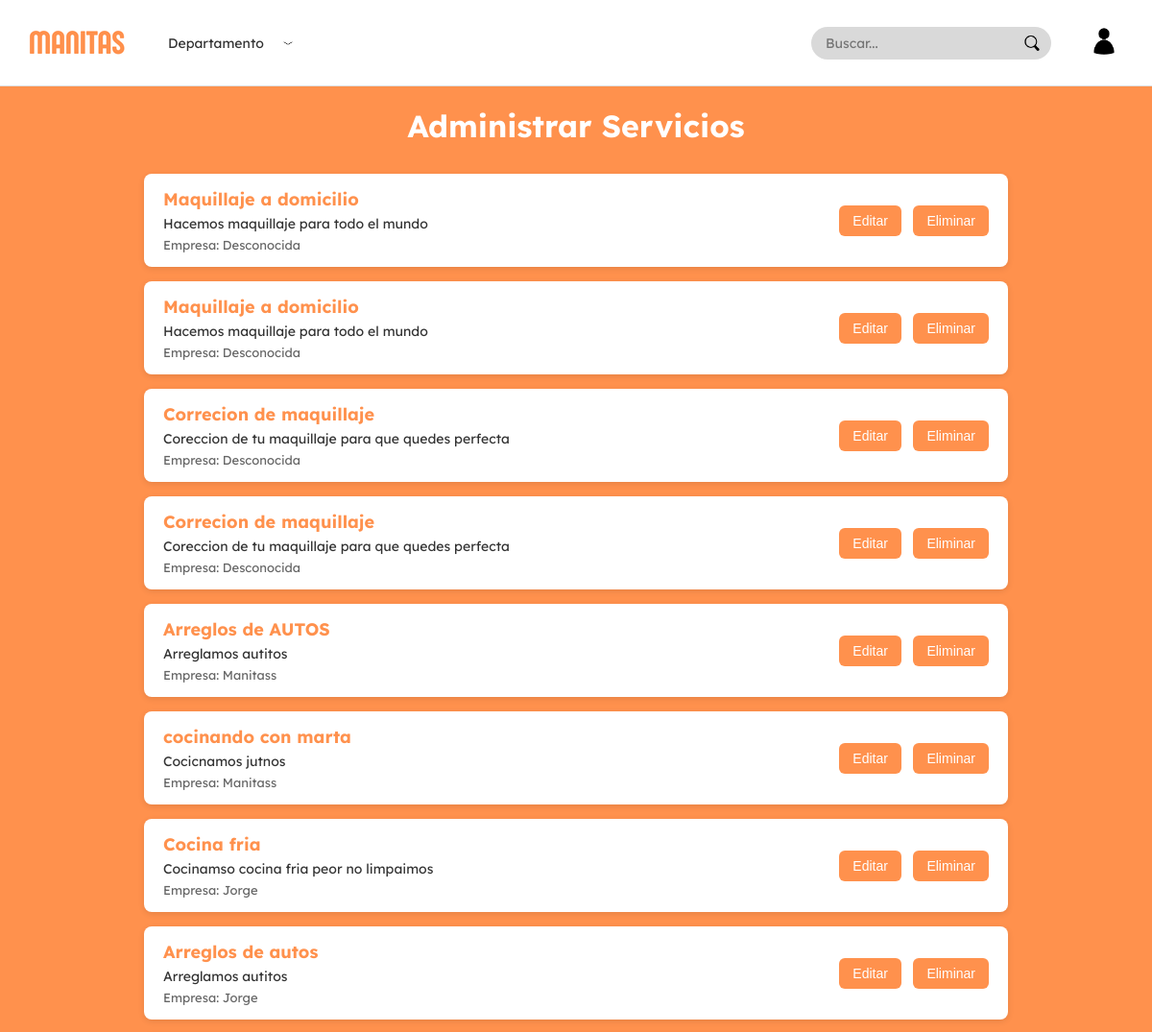
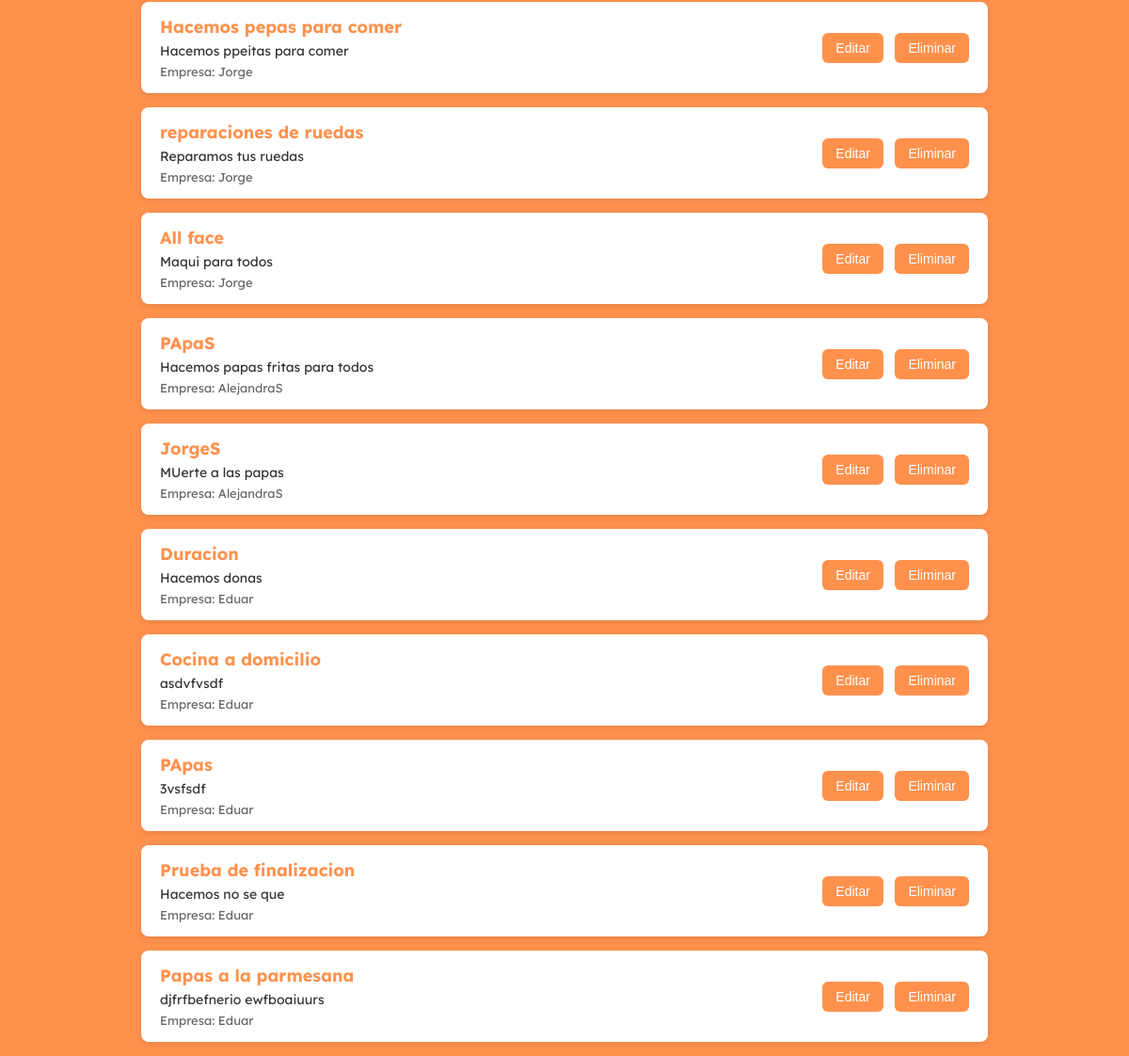
Before: /apps/VIstas/paginas/administrador/admin_servicios.php with the older database file (2 pictures, top to bottom).
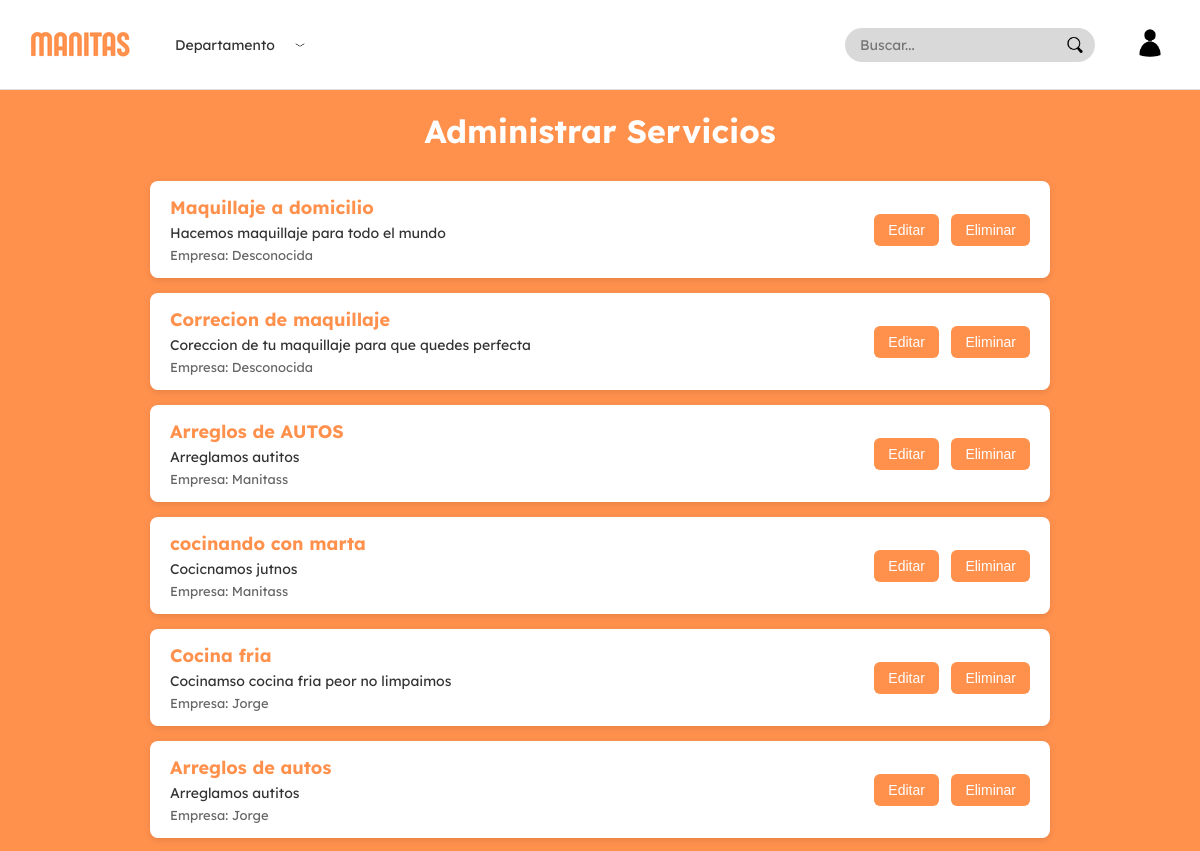
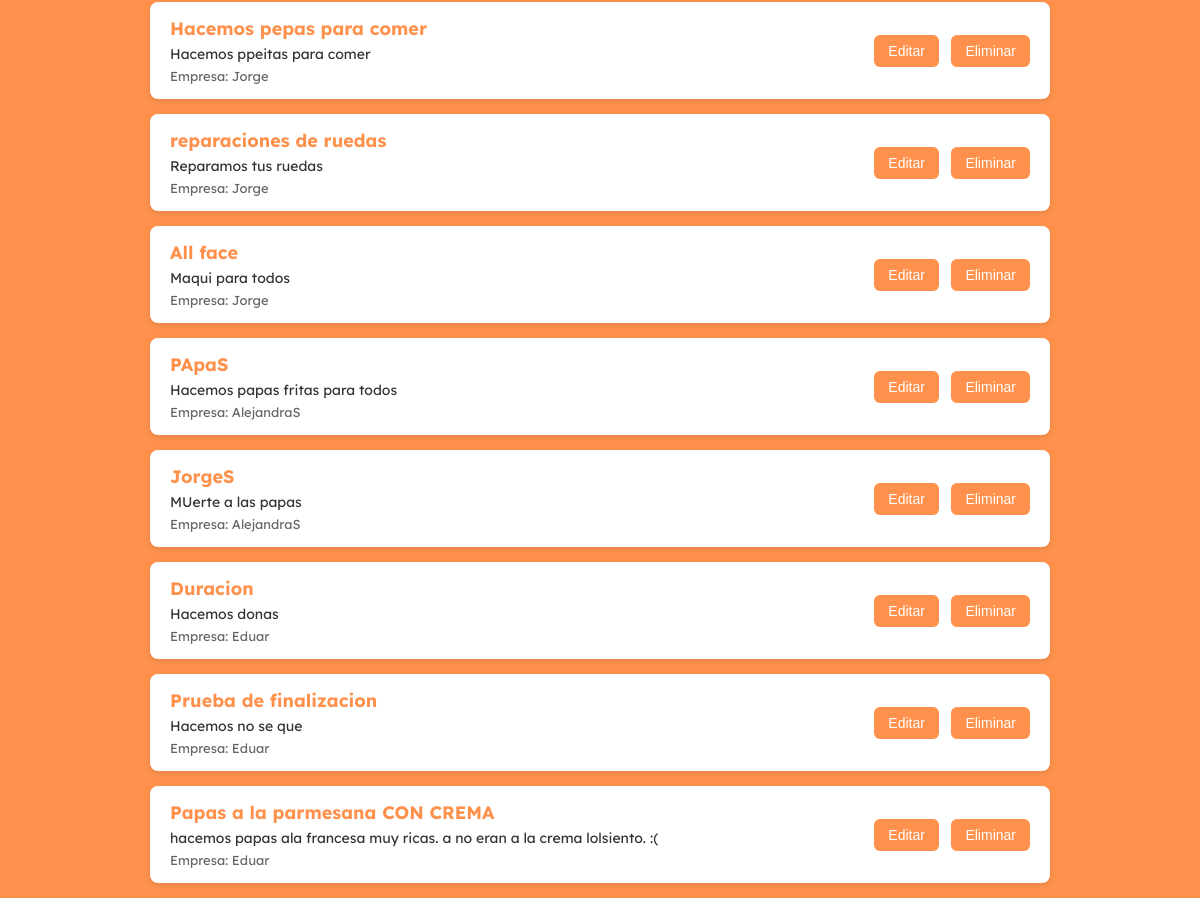
After: the same page with the newer database file (2 pictures, top to bottom).
### tables this page shows
CREATE TABLE `servicio` (
  `IdServicio` int NOT NULL AUTO_INCREMENT,
  `Titulo` varchar(100) NOT NULL,
  `Categoria` enum('Hogar','Autos','Belleza','Cuidado de niños','Digital','Cocina','Salud','Mascotas','Eventos','Educación','Transporte','Arte y Cultura') NOT NULL,
  `Descripcion` varchar(500) DEFAULT NULL,
  `Precio` int NOT NULL,
  `imagen` varchar(255) DEFAULT NULL,
  `departamento` varchar(255) NOT NULL DEFAULT '',
  `Duracion` decimal(3,1) NOT NULL,
  PRIMARY KEY (`IdServicio`),
  CONSTRAINT `chk_precio` CHECK ((`Precio` >= 0))
);

### apps/Controlador/administrador/MostrarServiciosControlador.php (called while the page is built, shortened)
<?php
require_once($_SERVER['DOCUMENT_ROOT'] . '/Proyecto/apps/modelos/Servicio.php');
require_once($_SERVER['DOCUMENT_ROOT'] . '/Proyecto/apps/modelos/Empresa.php');
require_once($_SERVER['DOCUMENT_ROOT'] . '/Proyecto/apps/modelos/Brinda.php');
class ServiciosAdminControlador {
    private $conn;
    public function __construct($conn) {
        $this->conn = $conn;
    }
    public function obtenerServiciosConEmpresa() {
        $sql = "SELECT * FROM servicio";
        $resultado = $this->conn->query($sql);
        $servicios = [];
        if ($resultado) {
            while ($row = $resultado->fetch_assoc()) {
                $servicio = new Servicio(
                    $row['IdServicio'] ?? null,
                    $row['Titulo'] ?? '',
                    $row['Categoria'] ?? '',
                    $row['Descripcion'] ?? '',
                    $row['Precio'] ?? 0,
                    $row['departamento'] ?? '',
                    $row['imagen'] ?? '',
                    $row['Duracion'] ?? 0
                );
                $idEmpresa = Brinda::obtenerIdEmpresaPorServicio($this->conn, $servicio->getIdServicio());
                $empresaObj = $idEmpresa ? Empresa::obtenerPorId($this->conn, $idEmpresa) : null;
                $nombreEmpresa = $empresaObj ? $empresaObj->getNombreEmpresa() : 'Desconocida';
                $servicios[] = [
                    'servicio' => $servicio,
                    'empresa' => $nombreEmpresa
                ];
            }
        }
        return $servicios;
    }
}
?>

### apps/Modelos/Servicio.php (called while the page is built, shortened)
<?php
class Servicio {
    private $idServicio;
    private $titulo;
    private $categoria;
    private $descripcion;
    private $precio;
    private $departamento;
    private $imagen;
    private $duracion;
    public function __construct(
        $idServicio = null,
        $titulo = '',
        $categoria = '',
        $descripcion = '',
        $precio = 0,
        $departamento = '',
        $imagen = '',
        $duracion = 0
    ) {
        $this->idServicio = $idServicio;
        $this->titulo = $titulo;
        $this->categoria = $categoria;
        $this->descripcion = $descripcion;
        $this->precio = $precio;
        $this->departamento = $departamento;
        $this->imagen = $imagen;
        $this->duracion = $duracion;
    }
    public function getIdServicio() { return $this->idServicio; }
    public function getTitulo() { return $this->titulo; }
    public function getCategoria() { return $this->categoria; }
    public function getDescripcion() { return $this->descripcion; }
    public function getPrecio() { return $this->precio; }
    public function getDepartamento() { return $this->departamento; }
    public function getImagen() { return $this->imagen; }
    public function getDuracion() { return $this->duracion; }
}
?>

### apps/Modelos/Brinda.php (called while the page is built, shortened)
<?php
class Brinda
{
    public static function obtenerIdEmpresaPorServicio($conn, $idServicio)
    {
        $stmt = $conn->prepare("SELECT IdUsuario FROM brinda WHERE IdServicio = ?");
        $stmt->bind_param("i", $idServicio);
        $stmt->execute();
        $res = $stmt->get_result();
        $fila = $res->fetch_assoc();
        return $fila['IdUsuario'] ?? null;
    }
}

### apps/Modelos/Empresa.php (called while the page is built, shortened)
<?php
class Empresa extends Usuario
{
    private $nombreEmpresa;
    public function __construct($idUsuario, $email, $contrasena, $telefono, $nombreEmpresa, $calle, $numero, $imagen = null)
    {
        $this->nombreEmpresa = $nombreEmpresa;
    }
    public function getNombreEmpresa()
    {
        return $this->nombreEmpresa;
    }
    public static function obtenerPorId($conn, $idUsuario)
    {
        $stmt = $conn->prepare("
      SELECT u.IdUsuario, u.Email, u.Contraseña,
       e.NombreEmpresa, e.Calle, e.Numero, e.Imagen
FROM empresa e
JOIN usuario u ON e.IdUsuario = u.IdUsuario
WHERE e.IdUsuario = ?
    ");
        $stmt->bind_param("i", $idUsuario);
        $stmt->execute();
        $res = $stmt->get_result();
        $datos = $res->fetch_assoc();
        if ($datos) {
            return new Empresa(
                $datos['IdUsuario'],
                $datos['Email'],
                $datos['Contraseña'],
                null,
                $datos['NombreEmpresa'],
                $datos['Calle'],
                $datos['Numero'],
                $datos['Imagen']
            );
        }
        return null;
    }
}

### apps/VIstas/paginas/administrador/admin_servicios.php (the view, shortened to what the changed rows need)
<?php
require_once($_SERVER['DOCUMENT_ROOT'] . '/Proyecto/apps/modelos/conexion.php');
require_once($_SERVER['DOCUMENT_ROOT'] . '/Proyecto/apps/Controlador/administrador/MostrarServiciosControlador.php');
$controlador = new ServiciosAdminControlador($conn);
$servicios = $controlador->obtenerServiciosConEmpresa();
?>
<!DOCTYPE html>
<html lang="es">
<head>
    <link rel="stylesheet" href="/Proyecto/public/css/fonts.css">
    <link rel="stylesheet" href="/Proyecto/public/css/paginas/administrador/admin_servicios.css">
    <link rel="stylesheet" href="/Proyecto/public/css/layout/navbar.css">
    <link rel="stylesheet" href="/Proyecto/public/css/layout/modal_servicio.css">
</head>
<body>
    <?php include $_SERVER['DOCUMENT_ROOT'] . '/Proyecto/apps/vistas/layout/navbar.php'; ?>
    <h1>Administrar Servicios</h1>
    <?php if (count($servicios) === 0): ?>
        <p>No hay servicios disponibles.</p>
    <?php else: ?>
        <ul class="servicios-list">
            <?php foreach ($servicios as $item): ?>
                <?php $s = $item['servicio']; ?>
                <li class="servicio-item">
                    <div class="info">
                        <span class="nombre"><?= htmlspecialchars($s->getTitulo()) ?></span>
                        <span class="descripcion"><?= htmlspecialchars($s->getDescripcion()) ?></span>
                        <span class="empresa">Empresa: <?= htmlspecialchars($item['empresa']) ?></span>
                    </div>
                    <div class="acciones">
                        <button
                            class="btn-editar"
                            data-id="<?= $s->getIdServicio() ?>"
                            data-titulo="<?= htmlspecialchars($s->getTitulo(), ENT_QUOTES) ?>"
                            data-categoria="<?= htmlspecialchars($s->getCategoria(), ENT_QUOTES) ?>"
data-departamento="<?= htmlspecialchars($s->getDepartamento(), ENT_QUOTES) ?>"
                            data-precio="<?= htmlspecialchars($s->getPrecio(), ENT_QUOTES) ?>"
                            data-descripcion="<?= htmlspecialchars($s->getDescripcion(), ENT_QUOTES) ?>"
                            data-imagen="<?= htmlspecialchars($s->getImagen(), ENT_QUOTES) ?>"
                            data-duracion="<?= htmlspecialchars((string)$s->getDuracion(), ENT_QUOTES) ?>"
                        >
                            Editar
                        </button>
                        <button class="btn-eliminar" data-id="<?= $s->getIdServicio() ?>">Eliminar</button>
                    </div>
                </li>
            <?php endforeach; ?>
        </ul>
    <?php endif; ?>
</body>
</html>

Changed rows visible on the page:
removed servicio: Titulo "Maquillaje a domicilio", Descripcion "Hacemos maquillaje para todo el mundo", empresa "Desconocida"
removed servicio: Titulo "Correcion de maquillaje", Descripcion "Coreccion de tu maquillaje para que quedes perfecta", empresa "Desconocida"
removed servicio: Titulo "Cocina a domicilio", Descripcion "asdvfvsdf", empresa "Eduar"
removed servicio: Titulo "PApas", Descripcion "3vsfsdf", empresa "Eduar"
changed servicio: Titulo "Papas a la parmesana" → "Papas a la parmesana CON CREMA"; Descripcion "djfrfbefnerio ewfboaiuurs" → "hacemos papas ala francesa muy ricas. a no eran a la crema lolsiento. :("
